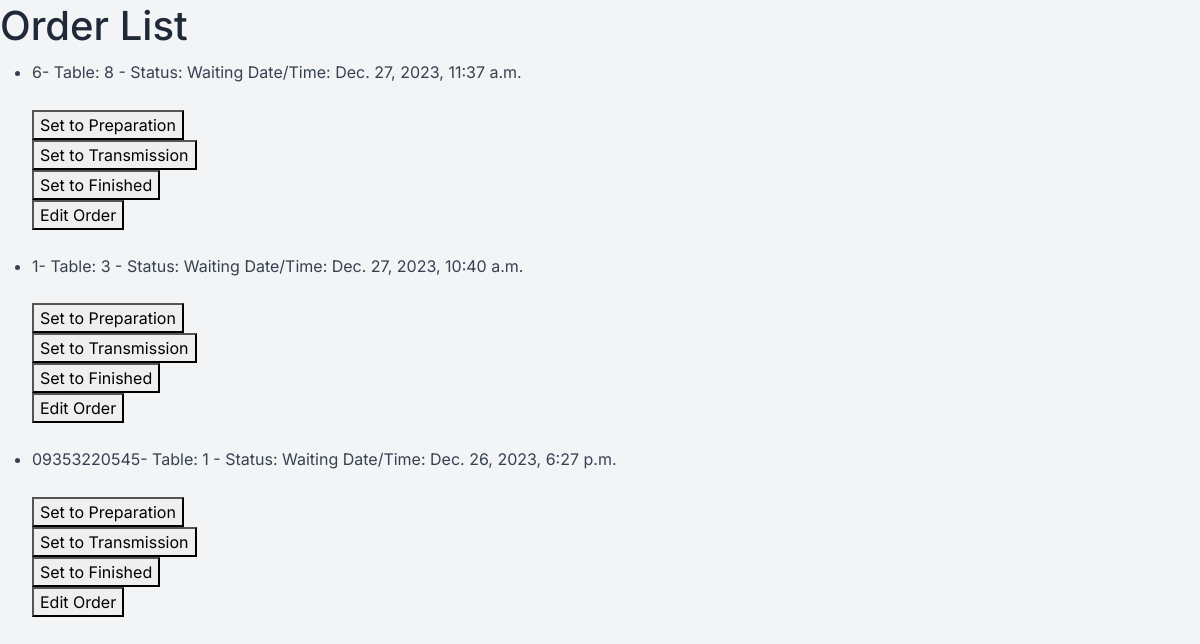
Before: /orders/orders/w with the older database file.
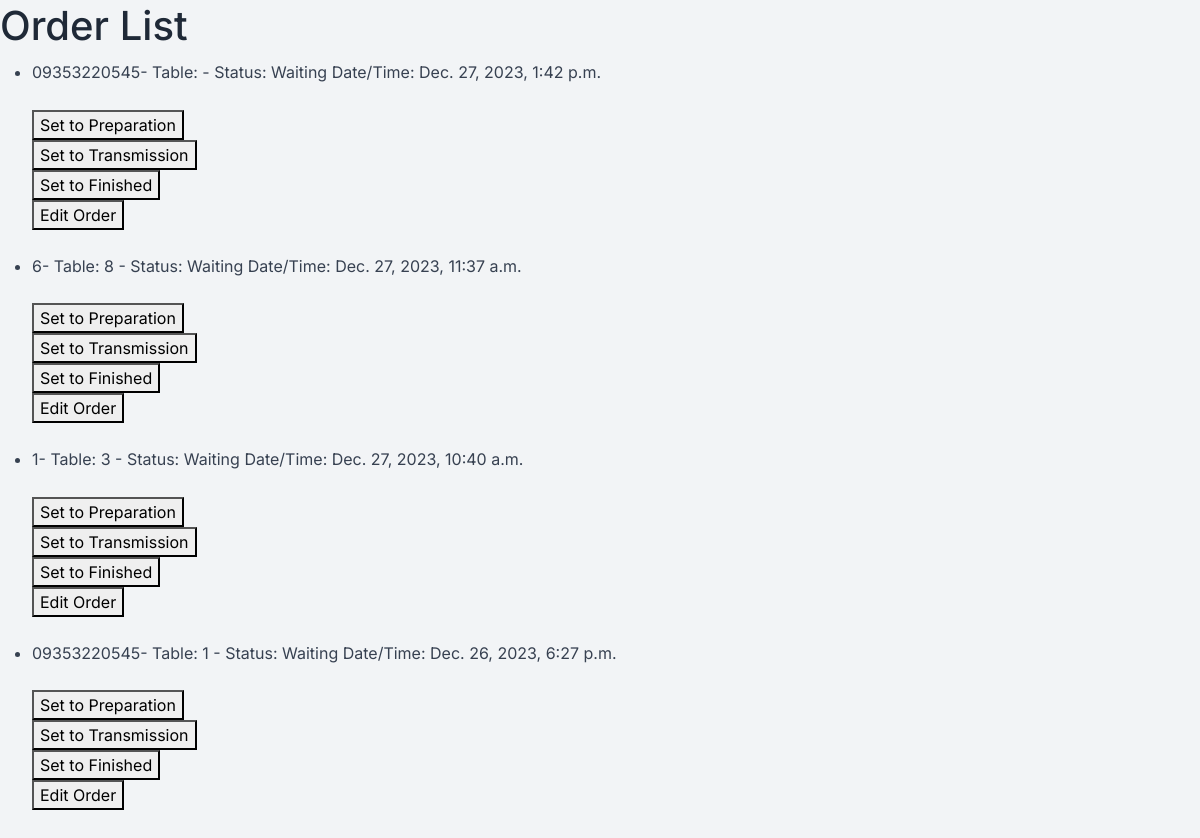
After: the same page with the newer database file.
### order/models.py (models this page shows, shortened)
class Order(BaseModel):
    status_fields = [("W", "Waiting"),
                     ("C", "Canceled"),
                     ("P", "Preparation"),
                     ("T", "Transmission"),
                     ("F", "Finished")]
    customer_phone = models.CharField(max_length=100, blank=True, null=True)
    id = models.UUIDField(primary_key=True, default=uuid.uuid4)
    status = models.CharField(max_length=1, choices=status_fields, default='W')
    table = models.ForeignKey(Table, on_delete=models.SET_NULL, null=True)
    class Meta:
        ordering = ['-created_at']
        indexes = [
            models.Index(fields=['-created_at']),
        ]

### tables/models.py (models this page shows)
class Table(BaseModel):
    status_fields = [("R", "Reserved"), ("E", "Empty"), ("F", "Full"), ("T", "TakeAway")]
    number = models.PositiveIntegerField()
    status = models.CharField(max_length=1, choices=status_fields, default='E')
    def __str__(self) -> str:
        return f'{self.number}'

### order/views.py (the view)
# urls.py: path('orders/w', views.OrderWaitingListView.as_view(), name='list-order-w'),
class OrderWaitingListView(ListView):
    model = Order
    template_name = 'Order_ListOrder.html'
    context_object_name = 'orders'
    ordering = ['-created_at']
    def get_queryset(self):
        return Order.objects.filter(status='W')

### core/models.py (called while the page is built)
    def get_queryset(self):
        return super().get_queryset().filter(deleted_at__isnull=True)

### templates/Order_ListOrder.html (shortened to what this page needs)
{% extends "base.html" %}
{% block content %}
    <h1>Order List</h1>
    <ul>
        {% for order in orders %}
            <li>{{ order.customer_phone }}- Table: {{ order.table }} - Status: {{ order.get_status_display }} Date/Time: {{ order.created_at }}</li>
            <form method="post" action="{% url 'order:change-status' order.id %}">
                <br>
                {% if not order.status == 'P' %}
                    <button type="submit" name="new_status" value="P">Set to Preparation</button>
                    <br>
                {% endif %}
                {% if not order.status == 'T' %}
                    <button type="submit" name="new_status" value="T">Set to Transmission</button>
                    <br>
                {% endif %}
                {% if not order.status == 'F' %}
                    <button type="submit" name="new_status" value="F">Set to Finished</button>
                    <br>
                {% endif %}
            </form>
            <form action="{% url 'order:update-order' order.pk %}" method="post">
            <button type="submit" name="edit-order" value="Edit Order">Edit Order</button>
            </form>
            <br>
        {% endfor %}
    </ul>
{% endblock %}

Changed rows visible on the page:
added Order: customer_phone "09353220545", status "Waiting", created_at "Dec. 27, 2023, 1:42 p.m.", shows "Set to Preparation", shows "Set to Transmission", shows "Set to Finished"
